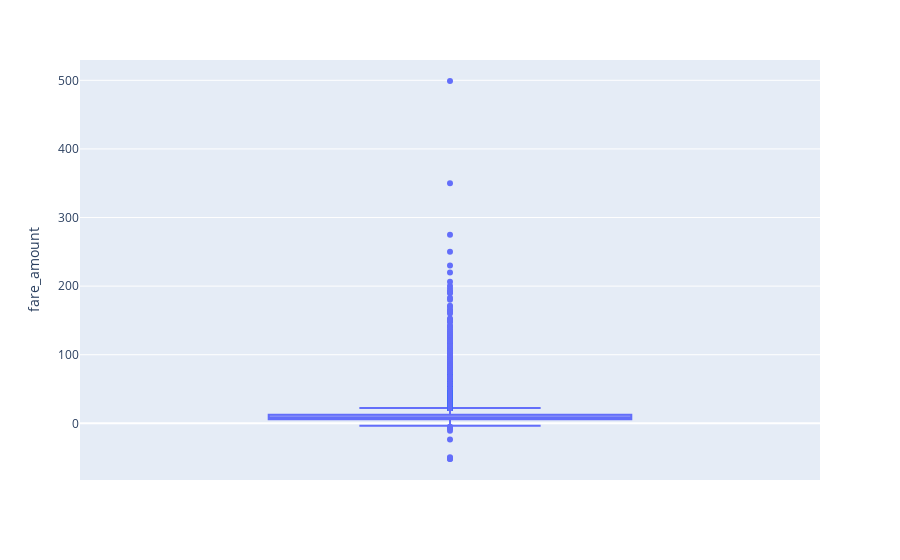

This figure's notebook cell:
### Code cell
fig = px.box(data, y='fare_amount')
fig.show()

### Figure 1 — Plotly figure (JSON) as saved in the notebook; plotly's stock layout.template omitted (floating-point values rounded to 4 significant figures; data arrays with more than 128 entries replaced by an {"elided": "..."} marker saying what was removed)
{"data": [{"alignmentgroup": "True", "hovertemplate": "fare_amount=%{y}<extra></extra>", "legendgroup": "", "marker": {"color": "#636efa"}, "name": "", "notched": false, "offsetgroup": "", "orientation": "v", "showlegend": false, "type": "box", "x0": " ", "xaxis": "x", "y": {"elided": "200000 float values"}, "y0": " ", "yaxis": "y"}], "layout": {"boxmode": "group", "legend": {"tracegroupgap": 0}, "margin": {"t": 60}, "xaxis": {"anchor": "y", "domain": [0, 1]}, "yaxis": {"anchor": "x", "domain": [0, 1], "title": {"text": "fare_amount"}}}}
